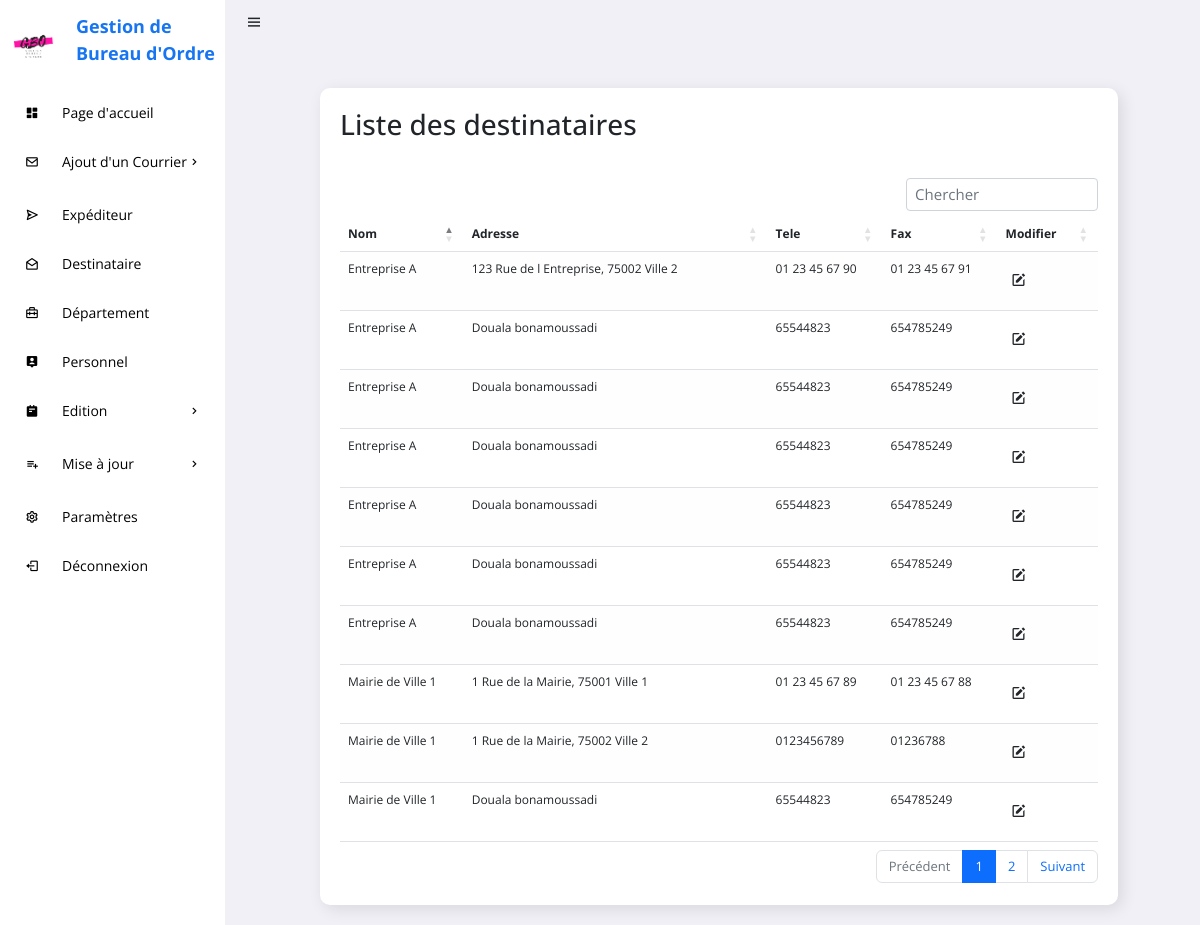
The page /GESTION_COURRIERS/destinataire.php on the database its author committed.
### tables this page shows
CREATE TABLE IF NOT EXISTS `destinataire` (
  `ID_DES` int(11) NOT NULL AUTO_INCREMENT,
  `NOM_DES` varchar(255) DEFAULT NULL,
  `ADRESSE_DES` varchar(255) DEFAULT NULL,
  `TEL_DES` text,
  `FAX_DES` text,
  PRIMARY KEY (`ID_DES`)
);

### GESTION_COURRIERS/destinataire.php (the view, shortened to what this page needs)
<?php
    include "connexion/config.php";
?>
<!DOCTYPE html>
<html lang="en">
<head>
	<link rel="stylesheet" href="https://cdn.datatables.net/1.12.1/css/dataTables.bootstrap5.min.css">
    <link rel="stylesheet" href="https://cdn.jsdelivr.net/npm/bootstrap@5.2.0/dist/css/bootstrap.min.css">
    <link rel="stylesheet" href="https://cdnjs.cloudflare.com/ajax/libs/font-awesome/6.1.2/css/all.min.css">
    <link href='https://unpkg.com/boxicons@2.0.9/css/boxicons.min.css' rel='stylesheet'>
	<link rel="stylesheet" href="css/style.css">
</head>
<body>
	<section id="sidebar">
		<a href="#" class="brand"><img src="image/logo.png" width="55" height="55" style="margin-top:20px;"><span>Gestion de Bureau d'Ordre</span></a>
		<ul class="side-menu">
			<li><a href="pageAcc.php" class="active"><i class='bx bxs-dashboard icon' ></i>Page d'accueil</a></li>
			<li>
				<a href="#"><i class='bx bx-envelope icon' ></i>Ajout d'un Courrier<i class='bx bx-chevron-right icon-right' ></i></a>
			</li>
			<li><a href="expediteur.php"><i class='bx bx-send icon' ></i>Expéditeur</a></li>
			<li><a href="destinataire.php"><i class='bx bx-envelope-open icon' ></i>Destinataire</a></li>
			<li><a href="departement.php"><i class='bx bx-briefcase-alt-2 icon' ></i>Département</a></li>
			<li><a href="personnel.php"><i class='bx bxs-user-pin icon' ></i>Personnel</a></li>
			<li>
				<a href="#"><i class='bx bxs-notepad icon' ></i>Edition <i class='bx bx-chevron-right icon-right' ></i></a>
			</li>
            <li>
				<a href="#"><i class='bx bx-list-plus icon' ></i>Mise à jour<i class='bx bx-chevron-right icon-right' ></i></a>
			</li>
			<li><a href="settings.php"><i class='bx bx-cog icon'></i>Paramètres</a></li>
			<li><a href="deconn.php"><i class='bx bx-log-out icon' ></i> Déconnexion</a></li>
		</ul>
	</section>
	<section id="content">
		<nav>
			<i class='bx bx-menu toggle-sidebar' ></i>
		</nav>
		<main>
			<div class="data">
				<div class="content-data">
					<div class="details">
						<div class="recentOrders">
							<div class="cardHeader">
								<h3>Liste des destinataires</h3>
							</div>
							</div class="table-responsive">
                                    <table id="example" class="table table-striped">
                                            <thead class="thead-dark">
                                                <tr>
                                                    <th scope="col">Nom </th>
                                                    <th scope="col">Adresse</th>
                                                    <th scope="col">Tele</th>
                                                    <th scope="col">Fax</th>
                                                    <th scope="col">Modifier</th>
                                                </tr>
                                            </thead>
                                    <?php
                                                $sql = "SELECT * FROM destinataire";
                                                $des = $conn->prepare($sql);
                                                $des->execute();
                                                $tabDes=$des->fetchAll(PDO::FETCH_ASSOC);
                                                foreach($tabDes as $value){
                                                ?>
                                        <tr>
                                            <td><?php echo $value['NOM_DES']?></td>
                                            <td><?php echo $value['ADRESSE_DES']?></td>
                                            <td><?php echo $value['TEL_DES']?></td>
                                            <td><?php echo $value['FAX_DES']?></td>
                                            <td>
                                                <a href="modifierDES.php?modifier=<?php echo $value['ID_DES']; ?>"><button type="button" class="btn"><i class='bx bxs-edit'></i></button></a>
                                            </td>
                                        </tr>
                                <?php }?>
                                        </table>
                                    </div>
                            </div>
						</div>
		</main>
	</section>
</body>
</html>

### GESTION_COURRIERS/css/style.css (style rules this page uses)
* { font-family: 'Open Sans', sans-serif !important; margin: 0; padding: 0; box-sizing: border-box; }
:root { --grey: #F1F0F6; --dark-grey: #8D8D8D; --light: #fff; --dark: #000; --green: #81D43A; --light-green: #E3FFCB; --blue: #1775F1; --light-blue: #D0E4FF; --dark-blue: #0C5FCD; --red: #FC3B56; }
html { overflow-x: hidden; }
body { background: var(--grey); overflow-x: hidden; }
a { text-decoration: none; }
li { list-style: none; }
#sidebar { position: fixed; max-width: 225px; width: 100%; background: var(--light); top: 0; left: 0; height: 100%; overflow-y: auto; scrollbar-width: none; transition: all .3s ease; z-index: 200; }
#sidebar .brand { font-size: 24px; display: flex; align-items: center; height: 64px; font-weight: 700; color: var(--blue); position: sticky; top: 0; left: 0; z-index: 100; background: var(--light); transition: all .3s ease; padding: 0 6px; }
#sidebar .brand span { font-size: 18px; margin-top: 15px; margin-left: 15px; }
#sidebar .icon { min-width: 48px; display: flex; justify-content: center; align-items: center; margin-right: 6px; }
#sidebar .icon-right { margin-left: auto; transition: all .3s ease; }
#sidebar .side-menu { margin: 26px 0; padding: 0 8px; transition: all .3s ease; }
#sidebar .side-menu a { display: flex; align-items: center; font-size: 14px; color: var(--dark); padding: 12px 16px 12px 0; transition: all .3s ease; border-radius: 10px; margin: 4px 0; white-space: nowrap; }
#sidebar a { text-decoration: none; }
#content { position: relative; width: calc(100% - 227px); left: 225px; transition: all .3s ease; }
nav { background: #F1F0F6; height: 44px; padding: 0 20px; display: flex; align-items: center; grid-gap: 28px; position: sticky; top: 0; left: 0; z-index: 100; }
nav .toggle-sidebar { font-size: 18px; cursor: pointer; }
main { width: 96%; padding: 24px 41px 20px 65px; }
main .data { display: flex; grid-gap: 20px; margin-top: 20px; flex-wrap: wrap; }
main .data .content-data { flex-grow: 1; flex-basis: 400px; font-size: 12px; padding: 20px; margin-left: 30px; background: var(--light); border-radius: 10px; box-shadow: 4px 4px 16px rgba(0, 0, 0, .1); }
.details table { width: 100%; border-collapse: collapse; margin-top: 10px; }
table.dataTable.table-striped>tbody>tr.odd>* { box-shadow: inset 0 0 0 9999px rgba(237, 236, 236, 0.05); }
.details .cardHeader { display: flex; justify-content: space-between; align-items: flex-start; height: 70px; }
table tr td .btn { padding: 8px 4px; }

### rows shown on the page
destinataire: NOM_DES "Mairie de Ville 1", ADRESSE_DES "1 Rue de la Mairie, 75001 Ville 1", TEL_DES "01 23 45 67 89", FAX_DES "01 23 45 67 88"
destinataire: NOM_DES "Entreprise A", ADRESSE_DES "123 Rue de l Entreprise, 75002 Ville 2", TEL_DES "01 23 45 67 90", FAX_DES "01 23 45 67 91"
destinataire: NOM_DES "Entreprise A", ADRESSE_DES "Douala bonamoussadi", TEL_DES "65544823", FAX_DES "654785249"
destinataire: NOM_DES "Entreprise A", ADRESSE_DES "Douala bonamoussadi", TEL_DES "65544823", FAX_DES "654785249"
destinataire: NOM_DES "Entreprise A", ADRESSE_DES "Douala bonamoussadi", TEL_DES "65544823", FAX_DES "654785249"
destinataire: NOM_DES "Entreprise A", ADRESSE_DES "Douala bonamoussadi", TEL_DES "65544823", FAX_DES "654785249"
destinataire: NOM_DES "Entreprise A", ADRESSE_DES "Douala bonamoussadi", TEL_DES "65544823", FAX_DES "654785249"
destinataire: NOM_DES "Mairie de Ville 1", ADRESSE_DES "1 Rue de la Mairie, 75002 Ville 2", TEL_DES "0123456789", FAX_DES "01236788"
destinataire: NOM_DES "Entreprise A", ADRESSE_DES "Douala bonamoussadi", TEL_DES "65544823", FAX_DES "654785249"
destinataire: NOM_DES "Mairie de Ville 1", ADRESSE_DES "Douala bonamoussadi", TEL_DES "65544823", FAX_DES "654785249"
